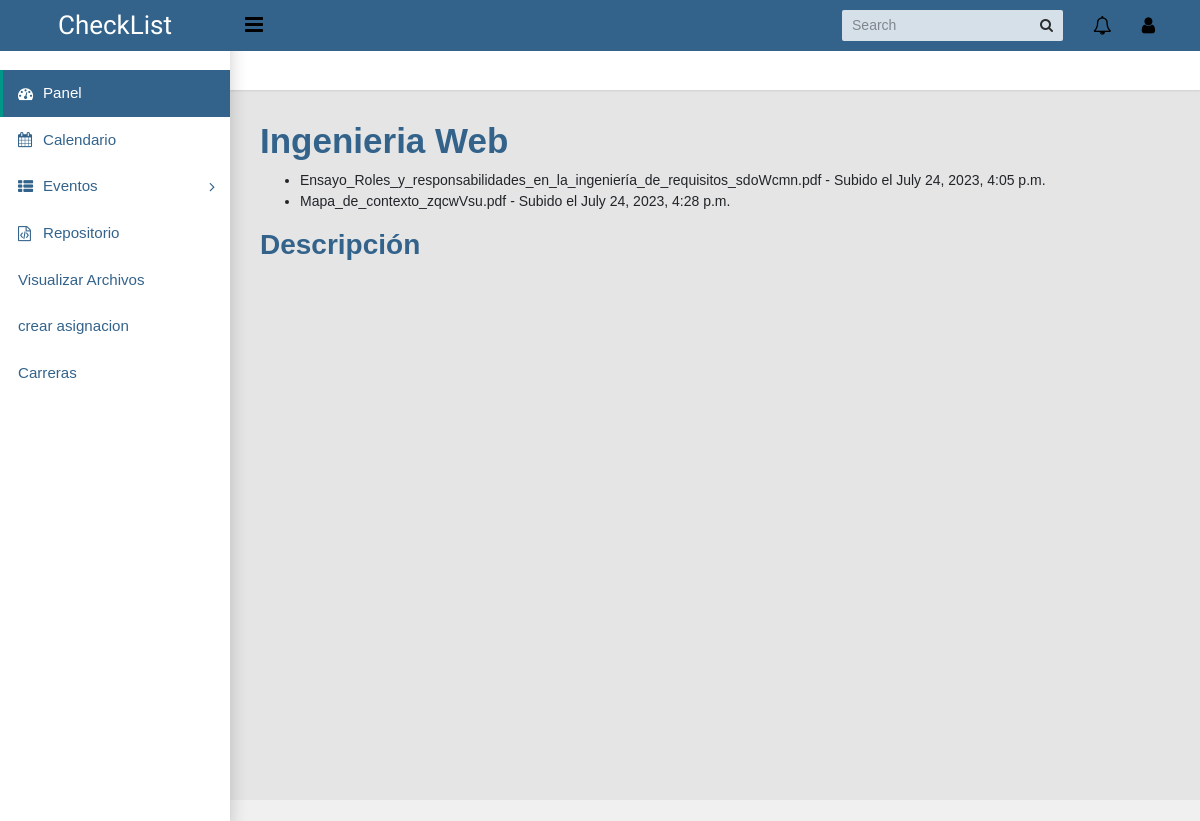
/archivos-subidos/ (signed in), run on the app's committed database.
### calendarapp/models/archivos.py (models this page shows, shortened)
class Archivos(models.Model):
    archivo = models.FileField()
    user = models.ForeignKey(User, on_delete=models.CASCADE, related_name="user_archivo")
    fecha_subida = models.DateTimeField(auto_now_add=True)
    materia = models.ForeignKey(Materia, on_delete=models.CASCADE, related_name='archivo_materia', null=True)

### calendarapp/views/archivo.py (the view)
# urls.py: path('archivos-subidos/', archivo.archivos_subidos, name='archivos_subidos'),
def archivos_subidos(request):
    archivos = Archivos.objects.filter(user=request.user)
    return render(request, 'archivos_subidos.html', {'archivos': archivos})

### templates/archivos_subidos.html (shortened to what this page needs)
<!DOCTYPE html>
{% extends "base.html" %}
{% block content %}
<html>
<head>
</head>
<body>
    <h1 style="color: #33638B;">Ingenieria Web</h1>
    <ul>
        {% for archivo in archivos %}
        <li>{{ archivo.archivo.name }} - Subido el {{ archivo.fecha_subida }}</li>
        {% endfor %}
    </ul>
    <h2 style="color: #33638B;">Descripción</h2>
</body>
</html>
{% endblock %}

### static/css/carreras.css (style rules this page uses)
body { font-family: Arial, sans-serif; background-color: #f0f0f0; margin: 0; padding: 0; }

### data on the page
Archivos: archivo.name "Ensayo_Roles_y_responsabilidades_en_la_ingeniería_de_requisitos_sdoWcmn.pdf", fecha_subida "July 24, 2023, 4:05 p.m."
Archivos: archivo.name "Mapa_de_contexto_zqcwVsu.pdf", fecha_subida "July 24, 2023, 4:28 p.m."
